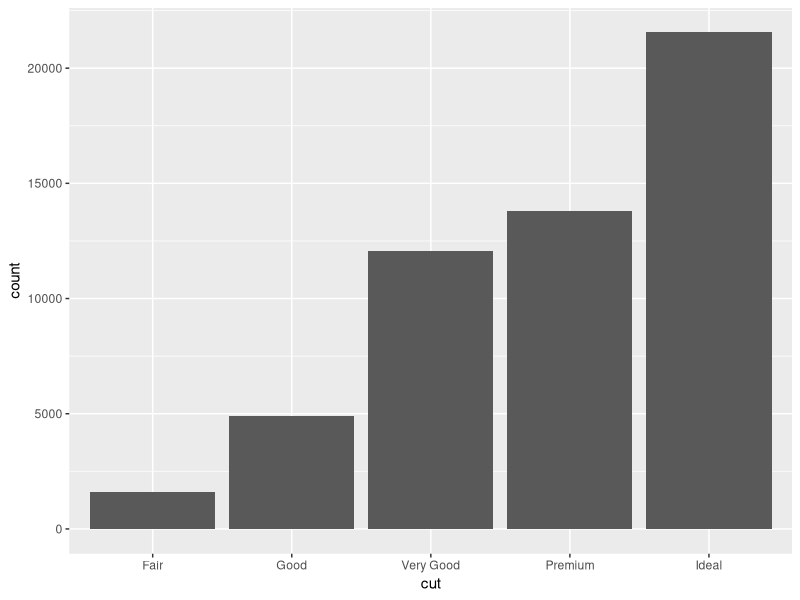
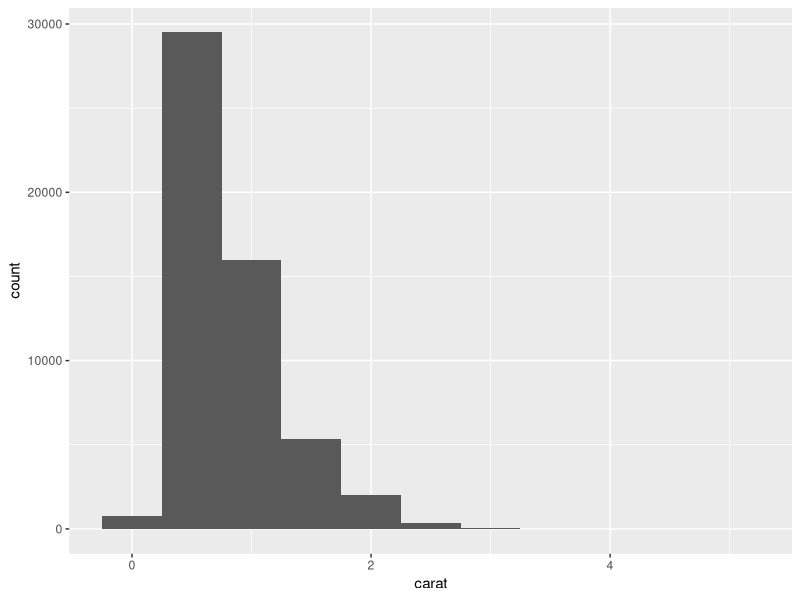
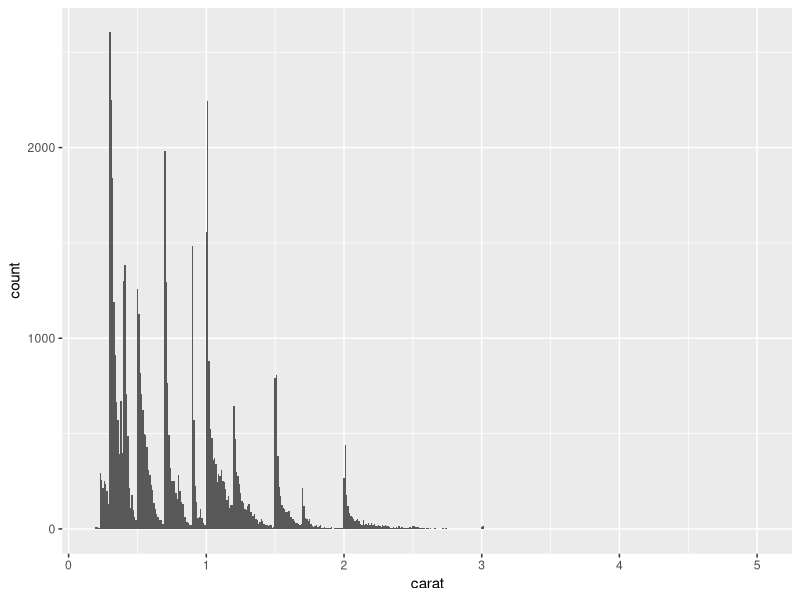
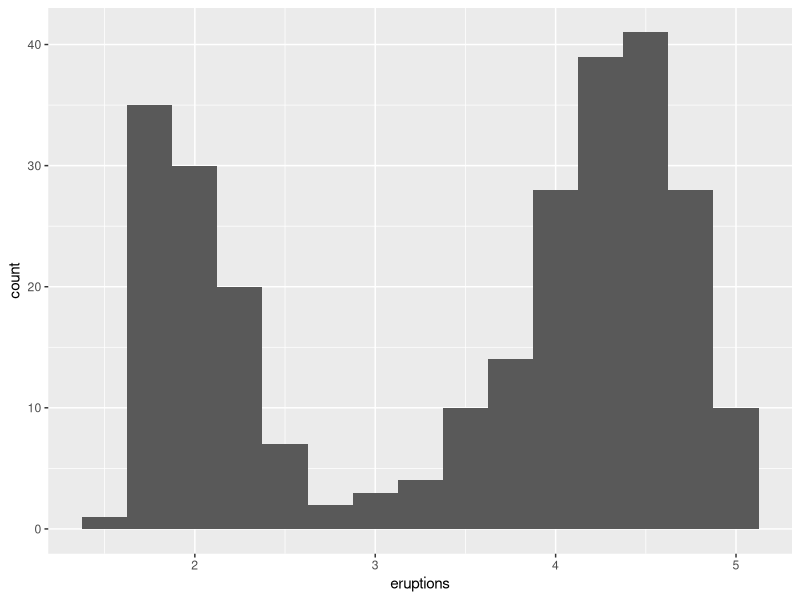
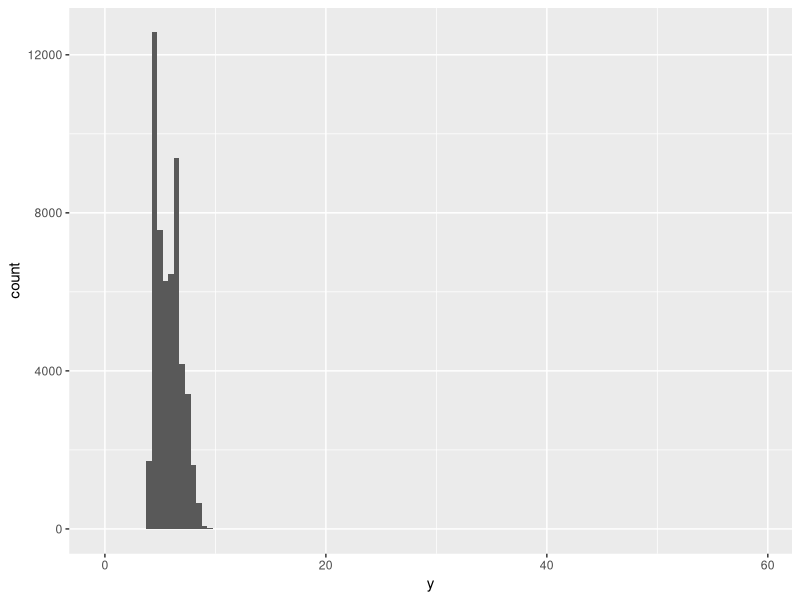
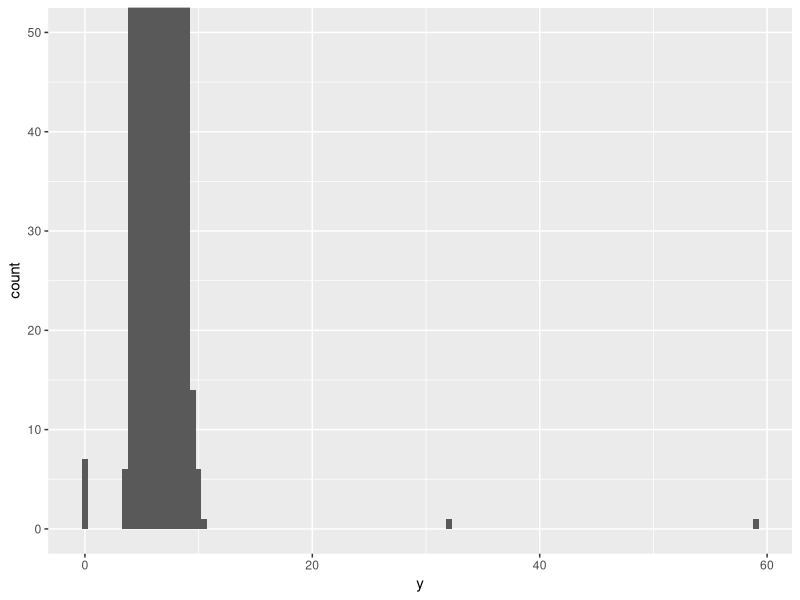

Generate these figures, in order, with R:
##############################################################################
######   Exploratory Data Analysis
######   This assignment uses code and questions from 
######   Chapter 7 of R for Data Science 
##############################################################################



##################################
## Visualizing distributions
##################################

library(tidyverse)
data(diamonds)


## Categorical variables 

ggplot(data = diamonds) +
  geom_bar(mapping = aes(x = cut))

## You can compute the actual number of observations
## for each value using count()

diamonds %>% 
  count(cut)





## Continuous variables

ggplot(data = diamonds) +
  geom_histogram(mapping = aes(x = carat), binwidth = 0.5)


## You can compute this with the following:
diamonds %>% 
  count(cut_width(carat, 0.5))







##################################
## Typical Values
##################################


## Let's try a smaller binwidth to think
## about typical values in our data

ggplot(data = diamonds) +
  geom_histogram(mapping = aes(x = carat), binwidth = 0.01)


## I'd also recommend looking at some measures
## of central tendency
diamonds %>%
  summarise(mean(carat), median(carat), sd(carat))




### This figure shows the length in minutes of 
### 272 eruptions of Old Faithful in Yellowstone:

data(faithful) 
ggplot(data = faithful, mapping = aes(x = eruptions)) + 
  geom_histogram(binwidth = 0.25)


### Are there two different processes going on? 



## We would miss this if we 
## only calculated measures of central tendency: 

faithful %>%
  summarise(mean(eruptions), median(eruptions), sd(eruptions))





##################################
## Outliers
##################################

## Outliers are values in yoru data that are significantly
## different from other values in your data. We want to identify 
## outliers in order to figure out whether they are due ti
## measurement error, data entry error, or an actual
## characteristic of our data. 


## effect of outliers
hourly_wage <- c(10, 125, 15, 20, 17, 16, 20)

mean(hourly_wage)
median(hourly_wage)


## more examples:

ggplot(diamonds) + 
  geom_histogram(mapping = aes(x = y), binwidth = 0.5)


## We can also zoom to small values on the y or x axis
## using coord_cartesian()

ggplot(diamonds) + 
  geom_histogram(mapping = aes(x = y), binwidth = 0.5) +
  coord_cartesian(ylim = c(0, 50))



## now let's pull them out of our data using
## functions from dplyr

outliers <- diamonds %>% 
  filter(y < 1 | y > 20) %>% 
  select(price, x, y, z) %>%
  arrange(y)

outliers


## What to do with these values?
## If you can't figure out what's wrong
## with them and replace them with the correct
## values, I recommend replacing them
## with NA's. Using the ifelse() function:

diamonds2 <- diamonds %>% 
  mutate(y = ifelse(y < 3 | y > 20, NA, y))






##########################################
###### Let's practice some
###### of this with a new data set
##########################################


## load data on air quality in NYC in 1973
data(airquality)

## First, explore this data set. Figure out which variables
## are categorical and which are continuous. 





## Visualize the distributions of all
## five variables below using the correct graphs.
## Look at the variables and think about what bandwidth 
## you want to use.

## Compute the actual number of observations for 
## two of your variables using count()








## What can we say about the typical values 
## of the variable Ozone? Solar.R?









### Are there any outliers in the Solar.R variable?
### What about the Ozone variable?
### If you see outliers, pull them out and take a look at them
### using the filter and arrange functions. 




##########################################
###### One more time with a new data set
##########################################


## similar to the mpg data set, this is about
## 32 cars, including mileage, cylinders, etc
data(mtcars)


## Look at the distribution of miles per gallon (mpg)



## Try to figure out if there are any outliers in mpg.
## if there are, pull them out of the data set and 
## replace them with NAs. 


























